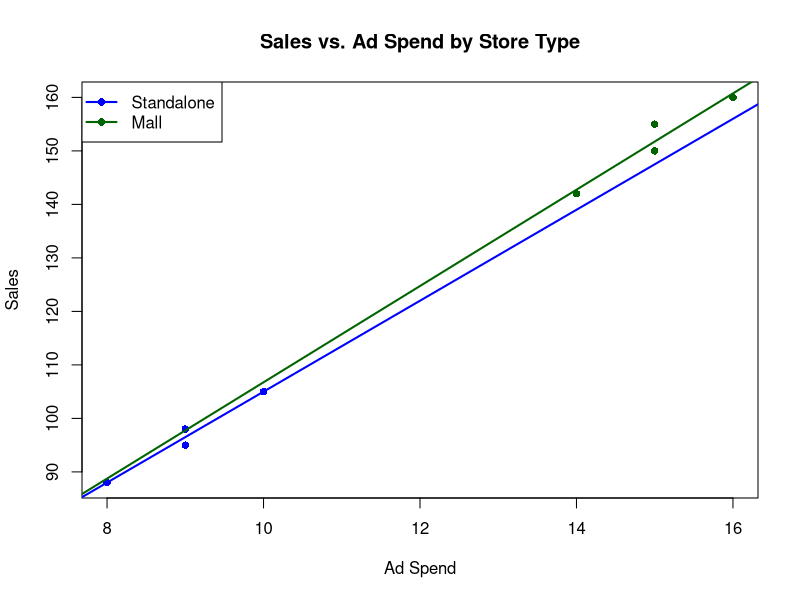

Reproduce this figure in R.
# Dummy-coding for categorical predictors is shown

sales_df <- data.frame(
  Sales = c(105, 98, 150, 142, 88, 95, 160, 155),
  AdSpend = c(10, 9, 15, 14, 8, 9, 16, 15),
  StoreType = factor(c("Mall", "Mall", "Standalone", "Standalone",
                        "Mall", "Mall", "Standalone", "Standalone"))
)

# lm() automatically converts a factor predictor into dummy (0/1) variables.
# One level becomes the reference category (alphabetically first, by default)
sales_mod <- lm(Sales ~ AdSpend + StoreType, data = sales_df)
summary(sales_mod)

# Confirm how R encoded the dummy variable
contrasts(sales_df$StoreType)

# relevel() lets you choose a different reference category, which changes
# how the coefficient is interpreted (but not the model's predictions)
sales_df$StoreType <- relevel(sales_df$StoreType, ref = "Standalone")
sales_mod2 <- lm(Sales ~ AdSpend + StoreType, data = sales_df)
summary(sales_mod2)

# --- chart: scatter plot colored by StoreType, with each group's own
# fitted line - shows visually what the dummy variable is capturing ---
plot(sales_df$AdSpend, sales_df$Sales,
     col = ifelse(sales_df$StoreType == "Mall", "blue", "darkgreen"),
     pch = 16, main = "Sales vs. Ad Spend by Store Type",
     xlab = "Ad Spend", ylab = "Sales")

for (lvl in levels(sales_df$StoreType)) {
  subset_df <- sales_df[sales_df$StoreType == lvl, ]
  sub_mod <- lm(Sales ~ AdSpend, data = subset_df)
  abline(sub_mod, col = ifelse(lvl == "Mall", "blue", "darkgreen"), lwd = 2)
}
legend("topleft", legend = levels(sales_df$StoreType),
       col = c("blue", "darkgreen"), pch = 16, lwd = 2)
